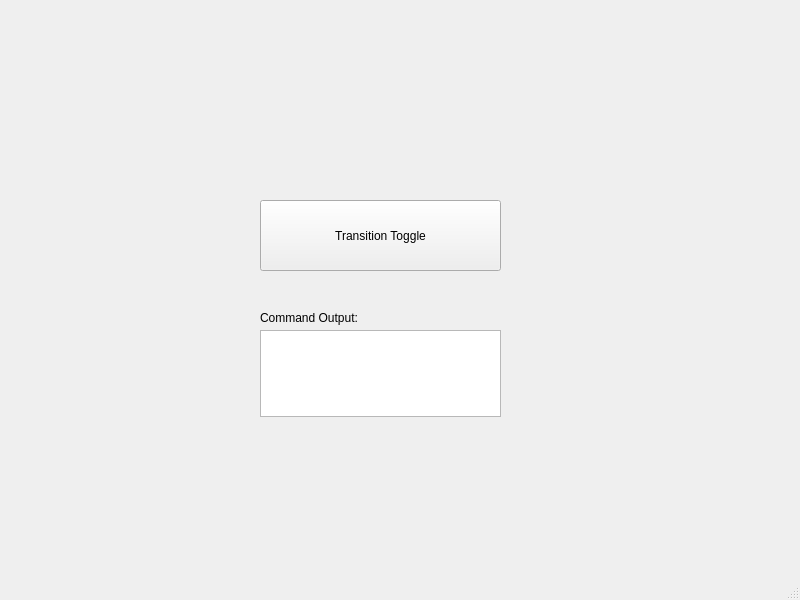
<?xml version="1.0" encoding="UTF-8"?>
<ui version="4.0">
 <class>MainWindow</class>
 <widget class="QMainWindow" name="MainWindow">
  <property name="geometry">
   <rect>
    <x>0</x>
    <y>0</y>
    <width>800</width>
    <height>600</height>
   </rect>
  </property>
  <property name="windowTitle">
   <string>MainWindow</string>
  </property>
  <widget class="QWidget" name="centralwidget">
   <widget class="QPushButton" name="transBut">
    <property name="geometry">
     <rect>
      <x>260</x>
      <y>200</y>
      <width>241</width>
      <height>71</height>
     </rect>
    </property>
    <property name="text">
     <string>Transition Toggle</string>
    </property>
   </widget>
   <widget class="QPlainTextEdit" name="hist">
    <property name="geometry">
     <rect>
      <x>260</x>
      <y>330</y>
      <width>241</width>
      <height>87</height>
     </rect>
    </property>
   </widget>
   <widget class="QLabel" name="label">
    <property name="geometry">
     <rect>
      <x>260</x>
      <y>310</y>
      <width>111</width>
      <height>16</height>
     </rect>
    </property>
    <property name="text">
     <string>Command Output:</string>
    </property>
   </widget>
  </widget>
  <widget class="QStatusBar" name="statusbar"/>
  <widget class="QMenuBar" name="menubar">
   <property name="geometry">
    <rect>
     <x>0</x>
     <y>0</y>
     <width>800</width>
     <height>26</height>
    </rect>
   </property>
  </widget>
 </widget>
 <resources/>
 <connections/>
</ui>
